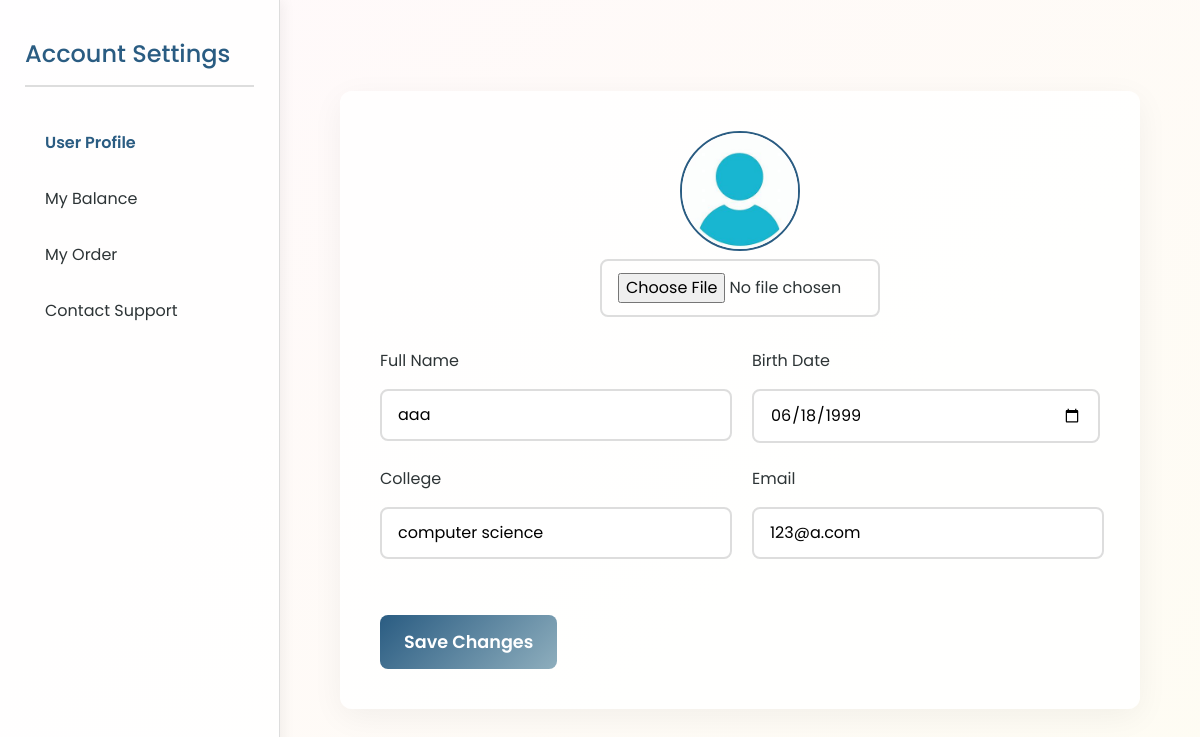
/account_setting/ (signed in), run on an earlier commit of the app's database.
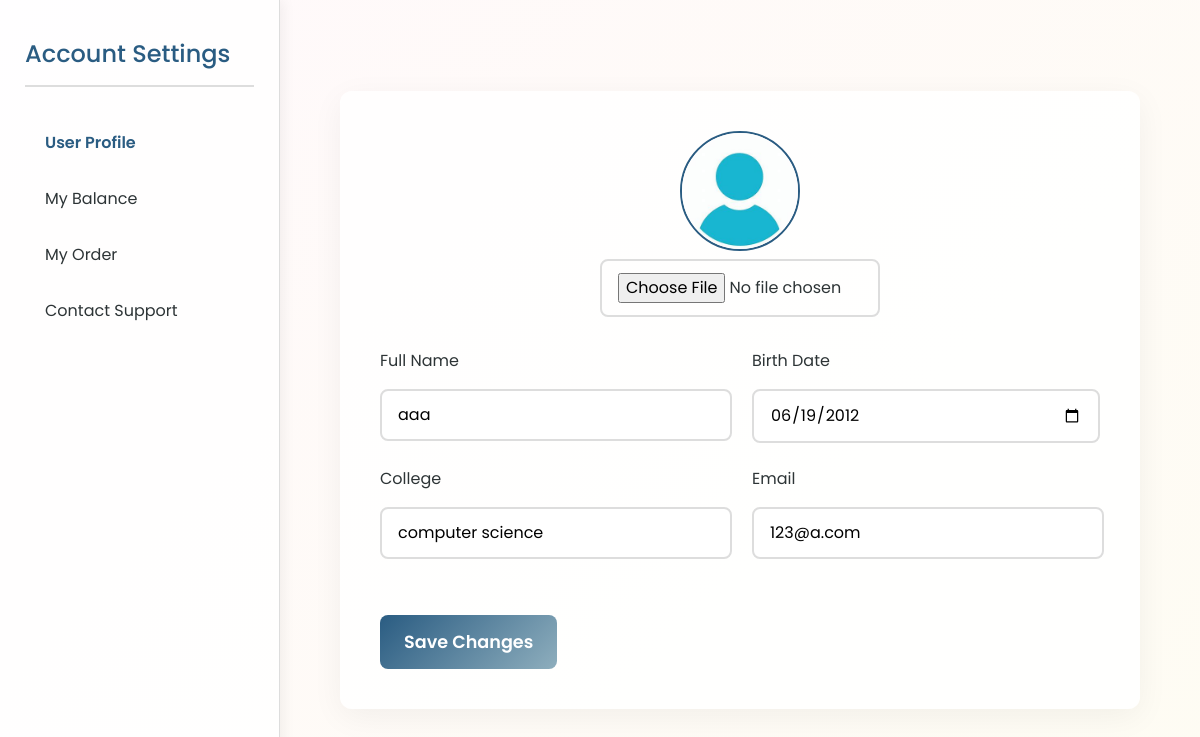
And on a later commit of the database.
### pages/models.py (models this page shows, shortened)
class User(AbstractBaseUser):
    objects = UserManager()
    USERNAME_FIELD = 'username'
    class UserRole(models.IntegerChoices):
        CUSTOMER = 1, 'Customer'
        MANAGER = 10, 'Manager'
    username = models.CharField(max_length=20, unique=True)
    display_name = models.CharField(max_length=30)
    role = models.IntegerField(
        choices=UserRole.choices, default=UserRole.CUSTOMER)
    email = models.CharField(max_length=50, unique=True)
    birthday = models.DateField(null=True, blank=True)
    college = models.CharField(max_length=100, blank=True)
    balance = models.FloatField(null=True)

### pages/views.py (the view, shortened to what this page needs)
# urls.py: path("account_setting/",account_setting, name="account_setting"),
def account_setting(request):
    return render(request, "pages/account_setting.html")

### pages/templates/pages/account_setting.html (shortened to what this page needs)
<!DOCTYPE html>
<html lang="en">
{% load static %}
<head>
    <link href="https://stackpath.bootstrapcdn.com/bootstrap/4.5.2/css/bootstrap.min.css" rel="stylesheet">
    <link rel="stylesheet" href="https://cdnjs.cloudflare.com/ajax/libs/font-awesome/6.0.0/css/all.min.css">
</head>
<body>
    {% load static %}
    <div class="sidebar">
        <h2>Account Settings</h2>
        <div class="menu-item active" onclick="location.href='{% url 'account_setting' %}'">User Profile</div>
        <div class="menu-item" onclick="location.href='{% url 'balance' %}'">My Balance</div>
        <div class="menu-item" onclick="location.href='{% url 'order' %}'">My Order</div>
        <div class="menu-item" onclick="location.href='{% url 'support' %}'">Contact Support</div>
    </div>
    <div class="content">
        <form id="user-form" method="POST" enctype="multipart/form-data">
            <div class="user-info">
                <div class="avatar-upload">
                    <label for="avatar-upload">
                        <img id="avatar" class="avatar" src="{% static '/img/avatar.jpg' %}" alt="Your Avatar">
                    </label>
                    <input type="file" id="avatar-upload" accept="image/*" onchange="loadFile(event)">
                </div>
                <div class="form-grid">
                    <div class="input-group"><label>Full Name</label><input type="text" name="name" value="{{ user.display_name }}" required></div>
                    <div class="input-group"><label>Birth Date</label><input type="date" name="birthday" value="{{ user.birthday|date:'Y-m-d' }}"></div>
                    <div class="input-group"><label>College</label><input type="text" name="college" value="{{ user.college }}"></div>
                    <div class="input-group"><label>Email</label><input type="email" name="email" value="{{ user.email }}" required></div>
                </div>
                <button type="submit">Save Changes</button>
            </div>
        </form>
    </div>
</body>
</html>

What changed in the data, as far as the page shows it:
changed User "aaa": birthday "06/18/1999" → "06/19/2012"
